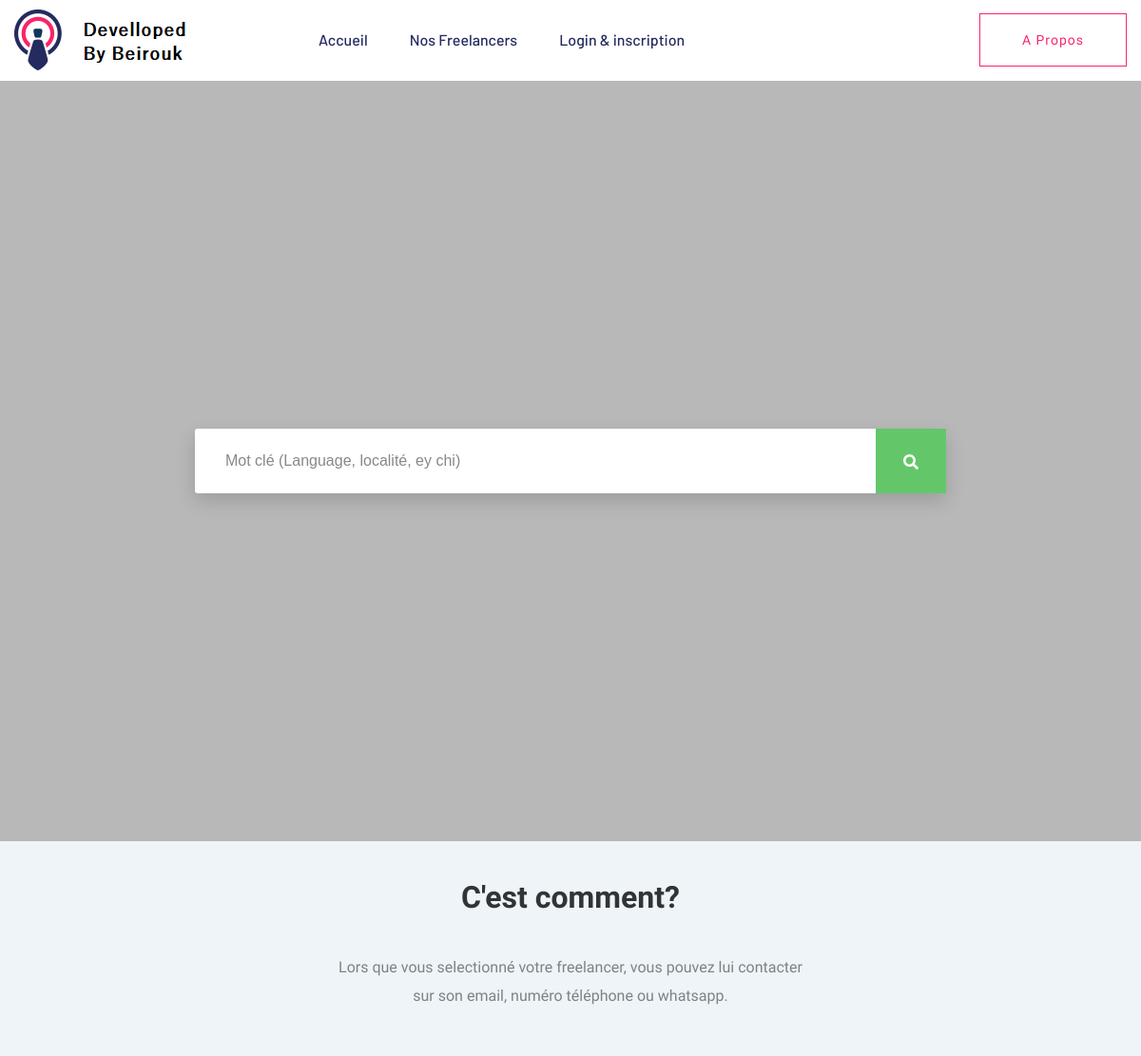
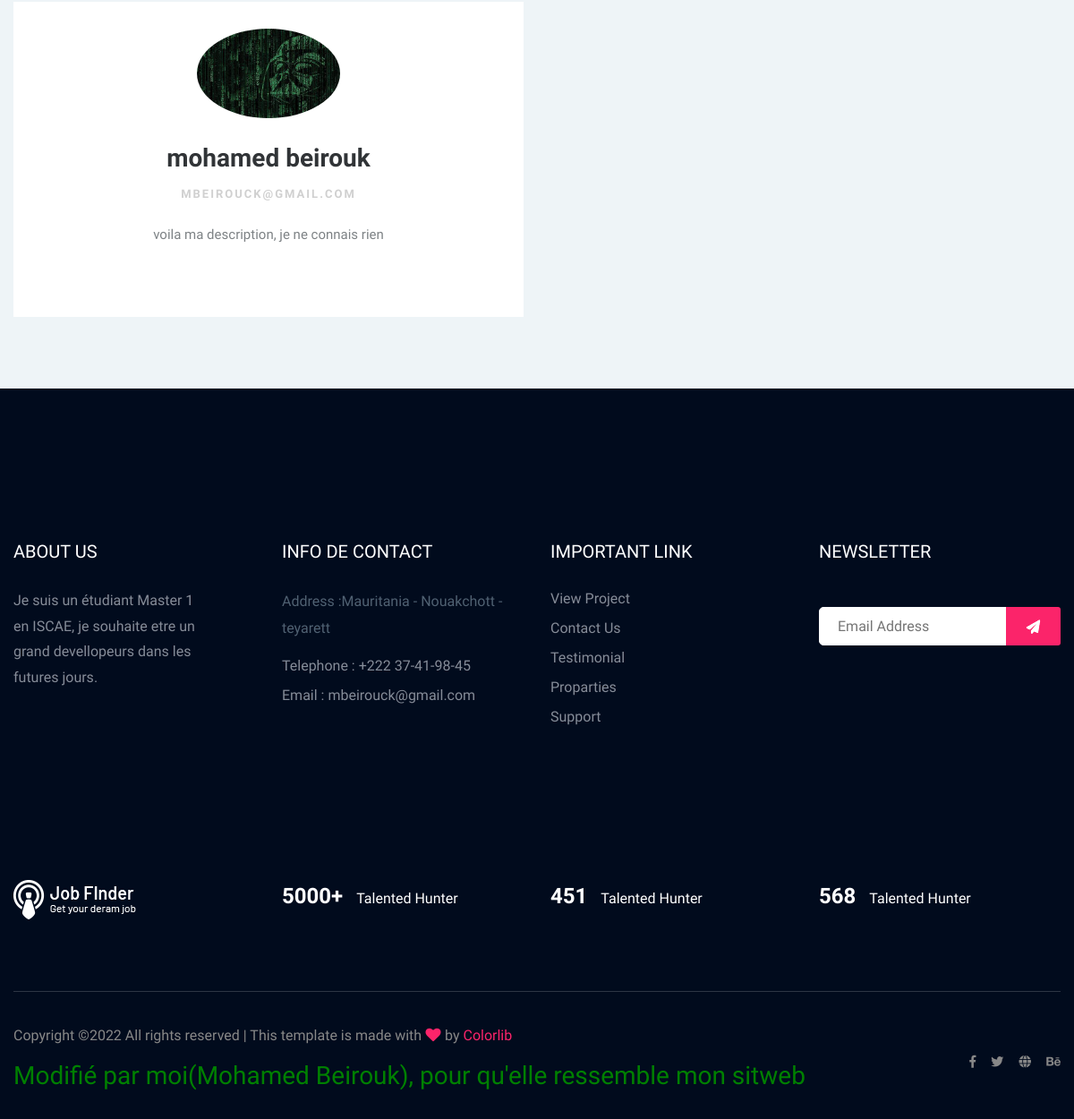
Page /freelancer/ on the committed database (2 pictures, top to bottom).
### myappdjf/models.py (models this page shows, shortened)
class C_emploi(models.Model):
    user = models.ForeignKey(User, on_delete=models.CASCADE)
    telephone = models.CharField(max_length=10)
    image = models.ImageField(upload_to="")
    sexe = models.CharField(max_length=10)
    type = models.CharField(max_length=15)
    description = models.TextField(max_length=400, default="", editable=False)
    experience = models.CharField(max_length=100, default="", editable=False)
    adresse = models.CharField(max_length=100, default="", editable=False)
    skills = models.CharField(max_length=200, default="", editable=False)

### myappdjf/views.py (the view)
# urls.py: path("freelancer/", views.freelancerHomePage, name="freelancer"),
def freelancerHomePage(request):
    c_emplois = C_emploi.objects.all()
    return render(request, "freelancer/freelancer.html", {'c_emplois':c_emplois})

### myappdjf/templates/freelancer/freelancer.html (shortened to what this page needs)
{% load static %}
<!doctype html>
<html class="no-js" lang="zxx">
    <head>
        <link rel="stylesheet" href="{% static 'cssFreelancerTem.css' %}">
        <link href="{% static 'fs/css/main.css' %}" rel="stylesheet" />
            <link rel="stylesheet" href="">
            <link rel="stylesheet" href="{% static 'assets/css/bootstrap.min.css' %}">
            <link rel="stylesheet" href="{% static 'assets/css/flaticon.css' %}">
            <link rel="stylesheet" href="{% static 'assets/css/price_rangs.css' %}">
            <link rel="stylesheet" href="{% static 'assets/css/slicknav.css' %}">
            <link rel="stylesheet" href="{% static 'assets/css/animate.min.css' %}">
            <link rel="stylesheet" href="{% static 'assets/css/magnific-popup.css' %}">
            <link rel="stylesheet" href="{% static 'assets/css/fontawesome-all.min.css' %}">
            <link rel="stylesheet" href="{% static 'assets/css/themify-icons.css' %}">
            <link rel="stylesheet" href="{% static 'assets/css/slick.css' %}">
            <link rel="stylesheet" href="{% static 'assets/css/nice-select.css' %}">
            <link rel="stylesheet" href="{% static 'assets/css/style.css' %}">
   </head>
   <body>
    <header>
       <div class="header-area header-transparrent">
           <div class="headder-top header-sticky">
                <div class="container">
                    <div class="row align-items-center">
                        <div class="col-lg-3 col-md-2">
                            <div class="logo">
                                <a href=""><img src="{% static 'assets/img/logo/newlogo.png' %}" alt=""></a>
                            </div>
                        </div>
                        <div class="col-lg-9 col-md-9">
                            <div class="menu-wrapper">
                                <div class="main-menu">
                                    <nav class="d-none d-lg-block">
                                        <ul id="navigation">
                                            <li><a href="/">Accueil</a></li>
                                            <li><a href="/freelancer/">Nos Freelancers</a></li>
                                            <li><a href="#">Login & inscription</a>
                                            </li>
                                        </ul>
                                    </nav>
                                </div>
                                <div class="header-btn d-none f-right d-lg-block">
                                    <a href="#" class="btn head-btn2">A propos</a>
                                </div>
                            </div>
                        </div>
                        <div class="col-12">
                        </div>
                    </div>
                </div>
           </div>
       </div>
    </header>
    <main>
   <div class="s003">
    <form>
      <div class="inner-form">
        <div class="input-field second-wrap">
          <input id="search" type="text" placeholder="Mot clé (Language, localité, ey chi)" />
        </div>
        <div class="input-field third-wrap">
          <button class="btn-search" type="button">
          </button>
        </div>
      </div>
    </form>
  </div>
    <div class="team-boxed">
        <div class="container">
            <div class="intro">
                <h2 class="text-center">C'est comment? </h2>
                <p class="text-center">Lors que vous selectionné votre freelancer, vous pouvez lui contacter sur son email, numéro téléphone ou whatsapp.</p>
            </div>
            <div class="row people">
            {% for c in c_emplois %}
                <div class="col-md-6 col-lg-6 item">
                    <div class="box"><img class="rounded-circle" src="{{c.image.url}}">
                        <h3 class="name">{{c.user.first_name}} {{c.user.last_name}}</h3>
                        <p class="title">{{c.user.email}} </p>
                        <p class="description"> {{c.description}} </p>
                        <div class="social"><a href="#"></a><a href="#"></a><a href="#"></a></div>
                    </div>
                </div>
            {% endfor %}
            </div>
        </div>
    </div>
</main>
<footer>
    <div class="footer-area footer-bg footer-padding">
        <div class="container">
            <div class="row d-flex justify-content-between">
                <div class="col-xl-3 col-lg-3 col-md-4 col-sm-6">
                   <div class="single-footer-caption mb-50">
                     <div class="single-footer-caption mb-30">
                         <div class="footer-tittle">
                             <h4>About Us</h4>
                             <div class="footer-pera">
                                 <p>Je suis un étudiant Master 1 en ISCAE, je souhaite etre un grand devellopeurs dans les futures jours.</p>
                            </div>
                         </div>
                     </div>
                   </div>
                </div>
                <div class="col-xl-3 col-lg-3 col-md-4 col-sm-5">
                    <div class="single-footer-caption mb-50">
                        <div class="footer-tittle">
                            <h4>Info de contact</h4>
                            <ul>
                                <li>
                                <p>Address :Mauritania - Nouakchott - teyarett </p>
                                </li>
                                <li><a href="#">Telephone : +222 37-41-98-45</a></li>
                                <li><a href="#">Email : mbeirouck@gmail.com</a></li>
                            </ul>
                        </div>
                    </div>
                </div>
                <div class="col-xl-3 col-lg-3 col-md-4 col-sm-5">
                    <div class="single-footer-caption mb-50">
                        <div class="footer-tittle">
                            <h4>Important Link</h4>
                            <ul>
                                <li><a href="#"> View Project</a></li>
                                <li><a href="#">Contact Us</a></li>
                                <li><a href="#">Testimonial</a></li>
                                <li><a href="#">Proparties</a></li>
                                <li><a href="#">Support</a></li>
                            </ul>
                        </div>
                    </div>
                </div>
                <div class="col-xl-3 col-lg-3 col-md-4 col-sm-5">
                    <div class="single-footer-caption mb-50">
                        <div class="footer-tittle">
                            <h4>Newsletter</h4>
                         <div class="footer-form" >
                             <div id="mc_embed_signup">
                                 <form target="_blank" action="https://spondonit.us12.list-manage.com/subscribe/post?u=1462626880ade1ac87bd9c93a&amp;id=92a4423d01"
                                 method="get" class="subscribe_form relative mail_part">
                                     <input type="email" name="email" id="newsletter-form-email" placeholder="Email Address"
                                     class="placeholder hide-on-focus" onfocus="this.placeholder = ''"
                                     onblur="this.placeholder = ' Email Address '">
                                     <div class="form-icon">
                                         <button type="submit" name="submit" id="newsletter-submit"
                                         class="email_icon newsletter-submit button-contactForm"><img src="assets/img/icon/form.png" alt=""></button>
                                     </div>
                                 </form>
                             </div>
                         </div>
                        </div>
                    </div>
                </div>
            </div>
           <div class="row footer-wejed justify-content-between">
                <div class="col-xl-3 col-lg-3 col-md-4 col-sm-6">
                    <div class="footer-logo mb-20">
                    <a href="index.html"><img src="assets/img/logo/logo2_footer.png" alt=""></a>
                    </div>
                </div>
                <div class="col-xl-3 col-lg-3 col-md-4 col-sm-5">
                <div class="footer-tittle-bottom">
                    <span>5000+</span>
                    <p>Talented Hunter</p>
                </div>
                </div>
                <div class="col-xl-3 col-lg-3 col-md-4 col-sm-5">
                    <div class="footer-tittle-bottom">
                        <span>451</span>
                        <p>Talented Hunter</p>
                    </div>
                </div>
                <div class="col-xl-3 col-lg-3 col-md-4 col-sm-5">
                    <div class="footer-tittle-bottom">
                        <span>568</span>
                        <p>Talented Hunter</p>
                    </div>
                </div>
           </div>
        </div>
    </div>
    <div class="footer-bottom-area footer-bg">
        <div class="container">
            <div class="footer-border">
                 <div class="row d-flex justify-content-between align-items-center">
                     <div class="col-xl-10 col-lg-10 ">
                         <div class="footer-copy-right">
                             <p>
Copyright &copy;<script>document.write(new Date().getFullYear());</script> All rights reserved | This template is made with <i class="fa fa-heart" aria-hidden="true"></i> by <a href="https://colorlib.com" target="_blank">Colorlib  </a>
<h3 style="color: green;"> Modifié par moi(Mohamed Beirouk), pour qu'elle ressemble mon sitweb</h3></p>
                         </div>
                     </div>
                     <div class="col-xl-2 col-lg-2">
                         <div class="footer-social f-right">
                             <a href="#"><i class="fab fa-facebook-f"></i></a>
                             <a href="#"><i class="fab fa-twitter"></i></a>
                             <a href="#"><i class="fas fa-globe"></i></a>
                             <a href="#"><i class="fab fa-behance"></i></a>
                         </div>
                     </div>
                 </div>
            </div>
        </div>
    </div>
</footer>
</body>
</html>

### myappdjf/static/cssFreelancerTem.css (style rules this page uses)
.team-boxed { color:#313437; background-color:#eef4f7; }
.team-boxed p { color:#7d8285; }
.team-boxed h2 { font-weight:bold; margin-bottom:40px; padding-top:40px; color:inherit; }
.team-boxed .intro { font-size:16px; max-width:500px; margin:0 auto; }
.team-boxed .intro p { margin-bottom:0; }
.team-boxed .people { padding:50px 0; }
.team-boxed .item { text-align:center; }
.team-boxed .item .box { text-align:center; padding:30px; background-color:#fff; margin-bottom:30px; }
.team-boxed .item .name { font-weight:bold; margin-top:28px; margin-bottom:8px; color:inherit; }
.team-boxed .item .title { text-transform:uppercase; font-weight:bold; color:#d0d0d0; letter-spacing:2px; font-size:13px; }
.team-boxed .item .description { font-size:15px; margin-top:15px; margin-bottom:20px; }
.team-boxed .item img { max-width:160px; }
.team-boxed .social { font-size:18px; color:#a2a8ae; }

### myappdjf/static/fs/css/main.css (style rules this page uses)
html { line-height: 1.15; -ms-text-size-adjust: 100%; -webkit-text-size-adjust: 100%; }
body { margin: 0; }
article, aside, footer, header, nav, section { display: block; }
figcaption, figure, main { display: block; }
a { background-color: transparent; -webkit-text-decoration-skip: objects; }
img { border-style: none; }
svg:not(:root) { overflow: hidden; }
button, input, optgroup, select, textarea { font-family: sans-serif; font-size: 100%; line-height: 1.15; margin: 0; }
button, input { overflow: visible; }
button, select { text-transform: none; }
button, html [type="button"], [type="reset"], [type="submit"] { -webkit-appearance: button; }
html { height: 100%; }
* { box-sizing: border-box; }
.s003 { min-height: 100vh; display: -ms-flexbox; display: flex; -ms-flex-pack: center; justify-content: center; -ms-flex-align: center; align-items: center; font-family: 'Poppins', sans-serif; background-color: #b8b8b8; background-size: cover; background-position: center center; padding: 15px; }
.s003 form { width: 100%; max-width: 790px; margin-bottom: 0; }
.s003 form .inner-form { background: #fff; display: -ms-flexbox; display: flex; width: 100%; -ms-flex-pack: justify; justify-content: space-between; -ms-flex-align: center; align-items: center; box-shadow: 0px 8px 20px 0px rgba(0, 0, 0, 0.15); border-radius: 3px; }
.s003 form .inner-form .input-field { height: 68px; }
.s003 form .inner-form .input-field input { height: 100%; background: transparent; border: 0; display: block; width: 100%; padding: 10px 32px; font-size: 16px; color: #555; }
.s003 form .inner-form .input-field.second-wrap { -ms-flex-positive: 1; flex-grow: 1; }
.s003 form .inner-form .input-field.third-wrap { width: 74px; }
.s003 form .inner-form .input-field.third-wrap .btn-search { height: 100%; width: 100%; white-space: nowrap; color: #fff; border: 0; cursor: pointer; background: #63c76a; transition: all .2s ease-out, color .2s ease-out; }
.s003 form .inner-form .input-field.third-wrap .btn-search svg { width: 16px; }

### rows in the picture
C_emploi: image (picture), user.first_name "mohamed", user.last_name "beirouk", user.email "MBEIROUCK@GMAIL.COM", description "voila ma description, je ne connais rien"
